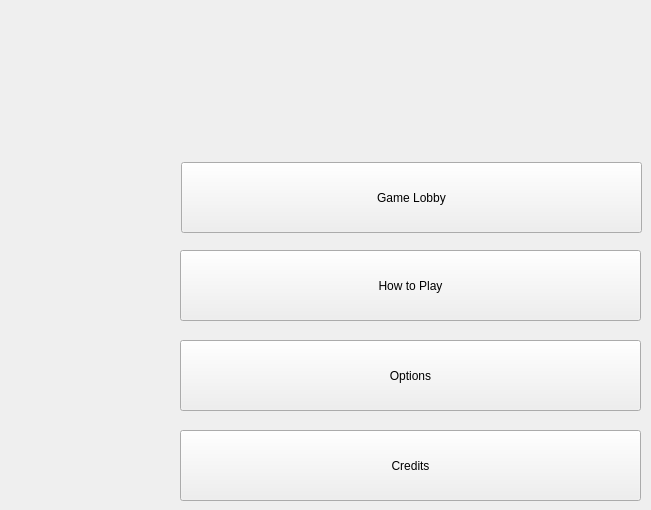
   <widget class="QWidget" name="mainMenu">
    <widget class="QPushButton" name="instructionsButton">
     <property name="geometry">
      <rect>
       <x>180</x>
       <y>250</y>
       <width>461</width>
       <height>71</height>
      </rect>
     </property>
     <property name="text">
      <string>How to Play</string>
     </property>
    </widget>
    <widget class="QPushButton" name="gameLobbyButton">
     <property name="enabled">
      <bool>true</bool>
     </property>
     <property name="geometry">
      <rect>
       <x>181</x>
       <y>162</y>
       <width>461</width>
       <height>71</height>
      </rect>
     </property>
     <property name="mouseTracking">
      <bool>false</bool>
     </property>
     <property name="text">
      <string>Game Lobby</string>
     </property>
    </widget>
    <widget class="QPushButton" name="creditsButton">
     <property name="geometry">
      <rect>
       <x>180</x>
       <y>430</y>
       <width>461</width>
       <height>71</height>
      </rect>
     </property>
     <property name="text">
      <string>Credits</string>
     </property>
    </widget>
    <widget class="QPushButton" name="mainOptionsButton">
     <property name="geometry">
      <rect>
       <x>180</x>
       <y>340</y>
       <width>461</width>
       <height>71</height>
      </rect>
     </property>
     <property name="text">
      <string>Options</string>
     </property>
    </widget>
   </widget>
